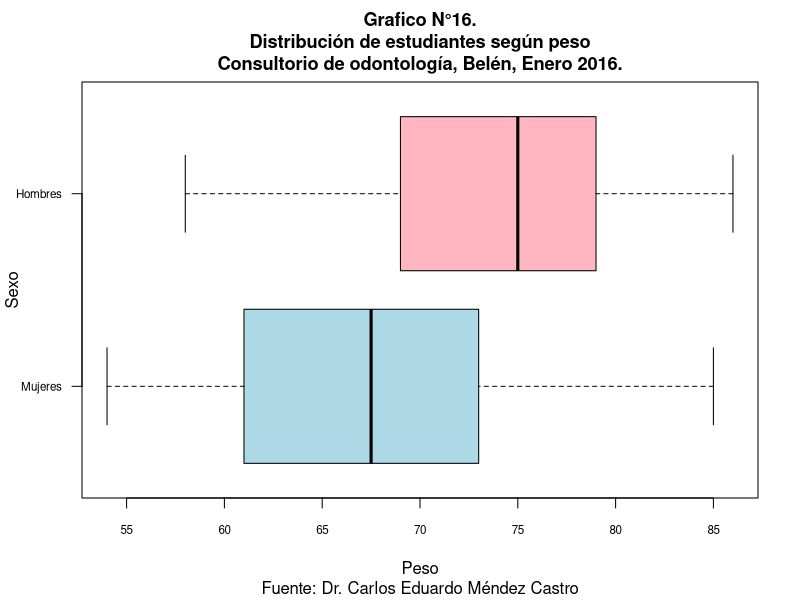

The R source for this figure:
## ---- chunk 1
if(!require("readxl")){
install.packages("readxl")
library("readxl")
}
## ---- chunk 2
datos1<- read_excel("basedatos.xlsx")
## ---- chunk 3
media<-mean(datos1$Peso)
cat("El peso promedio entre los estudiantes del estudio de la Universidad Nacional, Heredia en el I ciclo 2025 es de", media,"kg.")
## ---- chunk 4
mediana<-median(datos1$Peso)
cat("El 50% de los estudiantes del estudio de la Universidad Nacional, Heredia en el I ciclo 2025 tienen pesos menores o iguales a", mediana,"kg.")
## ---- chunk 5
if(!require("modeest")){
install.packages("modeest")
library("modeest")
}

moda<-mfv(datos1$Frecuenciadeuso)
cat("La frecuencia de uso del IA más frecuente entre los estudiantes del estudio de la Universidad Nacional, Heredia en el I ciclo 2025 es de:", moda)

## ---- chunk 6
media1<-mean(datos1$Horadeusosemanal)
mediana1<-median(datos1$Horadeusosemanal)
moda1<-mfv(datos1$Horadeusosemanal)
cat("el promedio de horas de uso semanal de IA de los estudiantes del estudio de la Universidad Nacional, Heredia en el I ciclo 2025 es de", media1,"horas.
    
    ")
cat("El 50% de los estudiantes del estudio de la Universidad Nacional, Heredia en el I ciclo 2025 usan a la semana la IA ", mediana1,"o menos horas.
    
    ")
cat("La cantidad de horas más frecuente de uso semanal de la IA de los estudiantes del estudio de la Universidad Nacional, Heredia en el I ciclo 2025 es de", moda1,"horas.
    
    ")
## ---- chunk 7
#quantile(x,probs=m,na.rm=TRUE)

percentil75<-quantile(datos1$Peso,probs=75/100,na.rm=TRUE) 

#interpretacion del percentil 75
cat("El 75% de los estudiantes del estudio de la Universidad Nacional, Heredia en el I ciclo 2025 tienen pesos menores o iguales a", percentil75,"kg.")


quantile(datos1$Peso,probs=c(5/100,25/100,70/100),na.rm=TRUE)

## ---- chunk 8
percentil3<-quantile(datos1$NotamediacoIA,probs=3/100,na.rm=TRUE) 
percentil15<-quantile(datos1$NotamediacoIA,probs=15/100,na.rm=TRUE) 

percentil80<-quantile(datos1$NotamediacoIA,probs=80/100,na.rm=TRUE) 

percentil90<-quantile(datos1$NotamediacoIA,probs=90/100,na.rm=TRUE) 

percentil70<-quantile(datos1$NotamediacoIA,probs=70/100,na.rm=TRUE) 

cat("El 3% de los estudiantes del estudio de la Universidad Nacional, Heredia en el I ciclo 2025 tienen notas medias menores o iguales a", percentil3,"puntos.
    
    ")


cat("El 15% de los estudiantes del estudio de la Universidad Nacional, Heredia en el I ciclo 2025 tienen notas medias menores o iguales a", percentil15,"puntos.
    
    ")

cat("El 80% de los estudiantes del estudio de la Universidad Nacional, Heredia en el I ciclo 2025 tienen notas medias menores o iguales a", percentil80,"puntos.
    
    ")
cat("El 90% de los estudiantes del estudio de la Universidad Nacional, Heredia en el I ciclo 2025 tienen notas medias menores o iguales a", percentil90,"puntos.
    
    ")
cat("El 70% de los estudiantes del estudio de la Universidad Nacional, Heredia en el I ciclo 2025 tienen notas medias menores o iguales a", percentil70,"puntos.
    
    ")
## ---- chunk 9
var(datos1$Peso)
## ---- chunk 10
sd(datos1$Peso)
## ---- chunk 11
CV1<-sd(datos1$Peso,na.rm=TRUE)/mean(datos1$Peso,na.rm=TRUE)*100

CV2<-sd(datos1$NotamediacoIA,na.rm=TRUE)/mean(datos1$NotamediacoIA,na.rm=TRUE)*100

if (CV1>CV2){
  print("El Peso es más variable")
} else{
  print("Las notas medias son más variable")
  }
## ---- chunk 12
summary(datos1$Peso)
## ---- chunk 13
fivenum(datos1$Peso)
## ---- chunk 14
boxplot(datos1$Peso~datos1$Sexo,ylab = "Sexo",
main="Grafico N°16.
Distribución de estudiantes según peso
Consultorio de odontología, Belén, Enero 2016.",
xlab ="Peso", horizontal = T,cex.axis=0.70,
sub = "Fuente: Dr. Carlos Eduardo Méndez Castro",
las=1,col = c("lightblue","lightpink"),
        cex.main = 1.1,
        cex.lab = 1,
        pch = 19,names = c("Mujeres","Hombres"),
mgp = c(2,0.8,0.1))
